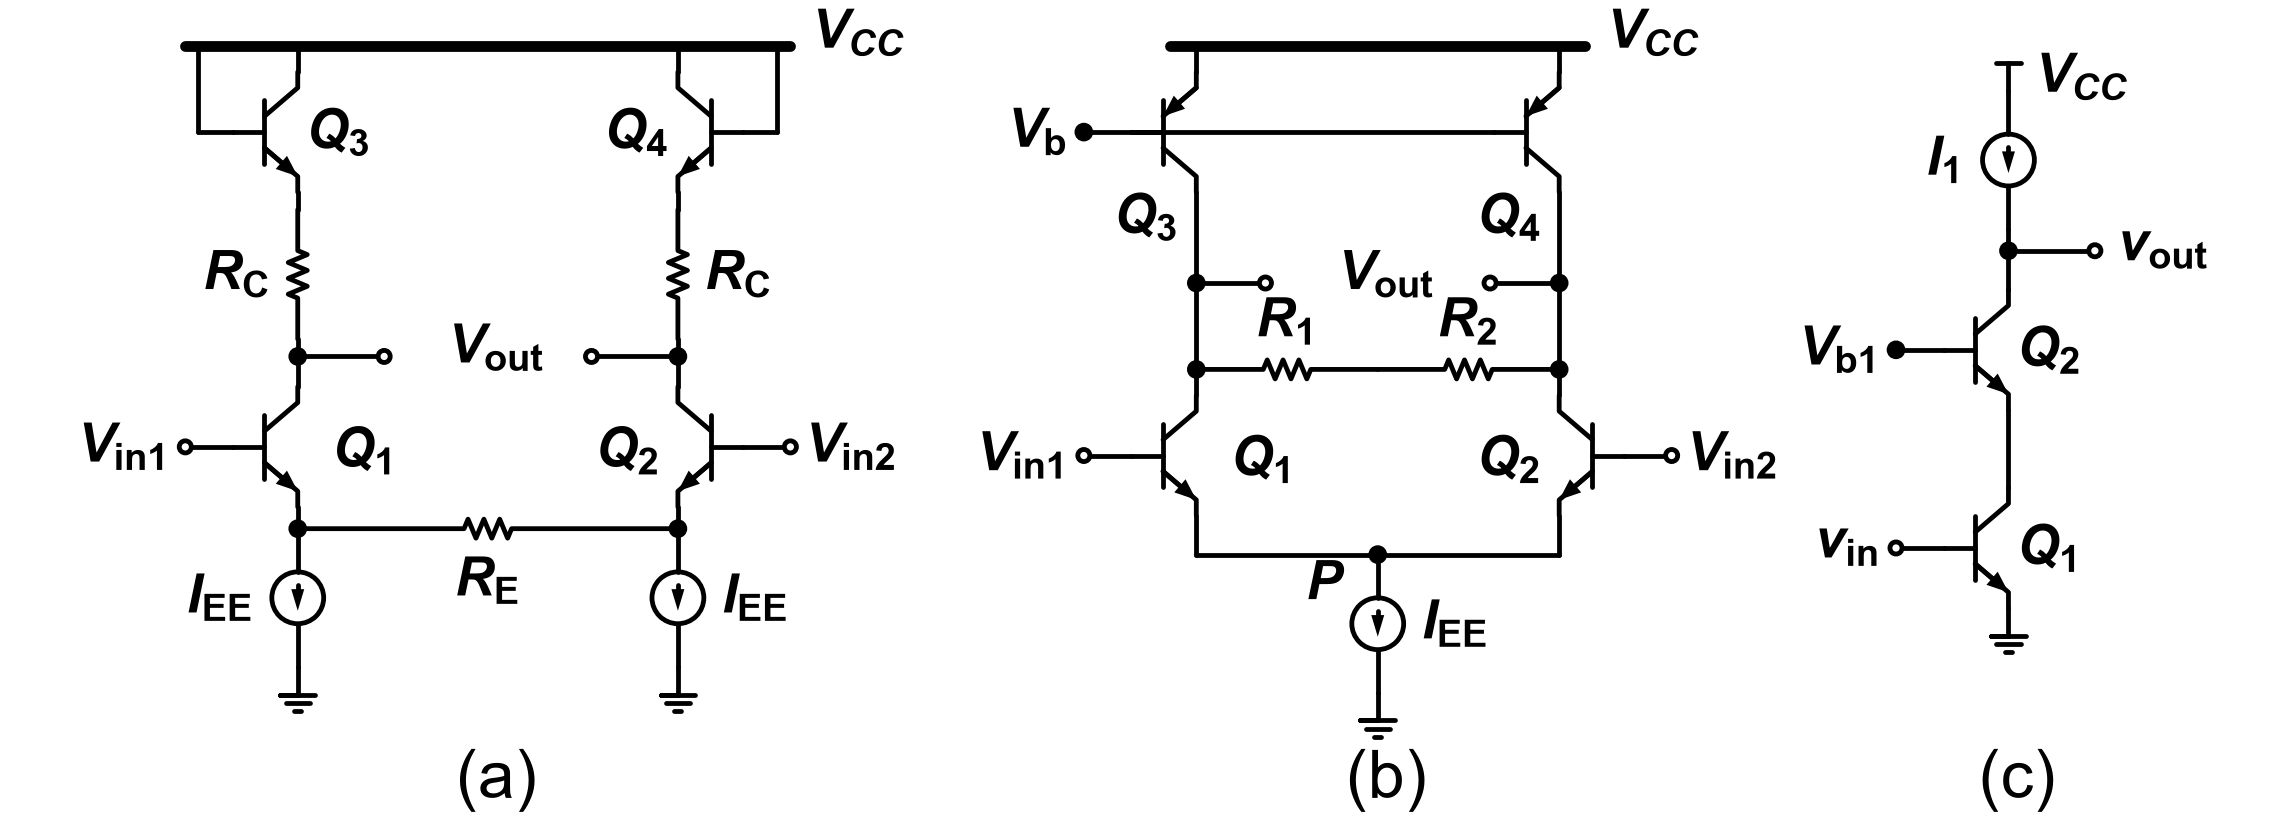

Generate this figure with Python:
"""2018-2 중간 Q1 — 기준: Q1.md '회로 — Fig Q1(a)', '회로 — Fig Q1(b)', '회로 — Fig Q1(c)'."""
import schemdraw.elements as elm
from schem_style import OPEN_R, Resistor, caption, dot, gate_terminal, new_drawing, rail

GAP = 0.2           # 소자 라벨과 기호 사이 간격
VCC = r"$V_{CC}$"   # 원본은 V_DD처럼 첨자까지 이탤릭
VDD_H = 0.32        # 0.8배 T 전원 기호 높이
RAIL_Y = 9.0        # (a)·(b) 레일 높이
CAP_Y = 0.4         # 캡션 높이


def bjt(d, cls, at, anchor, mirror=False, label=None, loc=None):
    """베이스 왼쪽(mirror면 오른쪽). npn은 컬렉터 위, pnp는 이미터 위."""
    e = cls().right()
    if mirror:
        e = e.reverse()
    e = e.anchor(anchor).at(at)
    if label:
        e = e.label(label, loc=loc or ("left" if mirror else "right"))
    return d.add(e)


def tag(d, xy, text, halign, valign="center"):
    d.add(elm.Label().right().at(xy).label(text, halign=halign, valign=valign))


def vcc_rail(d, x_left, x_right):
    rail(d, (x_left, RAIL_Y), (x_right, RAIL_Y))
    tag(d, (x_right + 0.15, RAIL_Y + 0.05), VCC, "left")


def facing_outputs(d, out1, out2, length):
    """두 출력 접속점에서 가로선이 안쪽 개방 원으로, 두 원 사이 가운데에 V_out."""
    d.add(elm.Line().right().at(out1.center).length(length)); dot(d, open_=True)
    d.add(elm.Line().left().at(out2.center).length(length)); dot(d, open_=True)
    tag(d, ((out1.center.x + out2.center.x) / 2, out1.center.y), r"$V_\mathrm{out}$", "center")


def half_a(d, x, left):
    """(a) 한쪽 세로줄 위→아래: 다이오드 연결 npn, R_C, 출력 접속점, 입력 npn, 이미터 접속점, I_EE, 접지."""
    s = 1 if left else -1
    q_top = bjt(d, elm.BjtNpn, (x, RAIL_Y - 0.3), "collector", mirror=not left,
                label=r"$Q_\mathrm{3}$" if left else r"$Q_\mathrm{4}$", loc="right" if left else "left")
    d.add(elm.Line().up().at(q_top.collector).toy(RAIL_Y))
    d.add(elm.Line().at(q_top.base).tox(q_top.base.x - s * 0.4))
    d.add(elm.Line().up().toy(RAIL_Y))
    d.add(elm.Line().down().at(q_top.emitter).length(0.2))
    d.add(Resistor().down().length(1.5)
          .label(r"$R_\mathrm{C}$", "top" if left else "bottom", ofst=GAP))
    d.add(elm.Line().down().length(0.2)); out = dot(d)
    d.add(elm.Line().down().at(out.center).length(0.35))
    q_in = bjt(d, elm.BjtNpn, d.here, "collector", mirror=not left)
    tag(d, (x + s * 0.3, q_in.center.y - 0.15), r"$Q_\mathrm{1}$" if left else r"$Q_\mathrm{2}$",
        "left" if left else "right")
    gate_terminal(d, q_in.base, r"$V_\mathrm{in1}$" if left else r"$V_\mathrm{in2}$", open_=True, right=not left)
    d.add(elm.Line().down().at(q_in.emitter).length(0.25)); ne = dot(d)
    iee = d.add(elm.SourceI().down().at(ne.center).length(1.6).scale(0.6)
                .label(r"$I_\mathrm{EE}$", "top" if left else "bottom", ofst=0.35))
    d.add(elm.Ground().at(iee.end).scale(0.8))
    return out, ne


def panel_a(d, x0):
    xl, xr = x0, x0 + 4.4
    vcc_rail(d, xl - 1.3, xr + 1.3)
    out1, n3 = half_a(d, xl, True)
    out2, n4 = half_a(d, xr, False)
    facing_outputs(d, out1, out2, 1.0)
    d.add(Resistor().right().at(n3.center).to(n4.center).label(r"$R_\mathrm{E}$", "bottom", ofst=GAP))
    caption(d, ((xl + xr) / 2, CAP_Y), "(a)")


def panel_b(d, x0):
    xl, xr = x0, x0 + 4.2
    xm = (xl + xr) / 2
    vcc_rail(d, xl - 0.3, xr + 0.3)
    # Q3, Q4: pnp 보통 방향, 이미터 → 레일. V_b → Q3 베이스 → Q3 막대를 지나 Q4 베이스 (공통선)
    q3 = bjt(d, elm.BjtPnp, (xl, RAIL_Y - 0.3), "emitter")
    q4 = bjt(d, elm.BjtPnp, (xr, RAIL_Y - 0.3), "emitter")
    for q in (q3, q4):
        d.add(elm.Line().up().at(q.emitter).toy(RAIL_Y))
    gate_terminal(d, q3.base, r"$V_\mathrm{b}$")
    d.add(elm.Line().at(q3.base).to(q4.base))
    tag(d, (xl - 0.3, q3.collector.y - 0.1), r"$Q_\mathrm{3}$", "right", "top")
    tag(d, (xr - 0.3, q4.collector.y - 0.1), r"$Q_\mathrm{4}$", "right", "top")
    # 첫 접속점(출력 원), 둘째 접속점(R_1–R_2)
    d.add(elm.Line().down().at(q3.collector).length(1.05)); out1 = dot(d)
    d.add(elm.Line().down().at(q4.collector).length(1.05)); out2 = dot(d)
    facing_outputs(d, out1, out2, 0.8)
    d.add(elm.Line().down().at(out1.center).length(1.0)); s1 = dot(d)
    d.add(elm.Line().down().at(out2.center).length(1.0)); s2 = dot(d)
    d.add(Resistor().right().at(s1.center).tox(xm).label(r"$R_\mathrm{1}$", "top", ofst=0.15))
    d.add(Resistor().right().tox(xr).label(r"$R_\mathrm{2}$", "top", ofst=0.15))
    # 입력 쌍: Q1 보통, Q2 좌우 반전
    d.add(elm.Line().down().at(s1.center).length(0.3))
    q1 = bjt(d, elm.BjtNpn, d.here, "collector")
    d.add(elm.Line().down().at(s2.center).length(0.3))
    q2 = bjt(d, elm.BjtNpn, d.here, "collector", mirror=True)
    tag(d, (xl + 0.3, q1.center.y - 0.15), r"$Q_\mathrm{1}$", "left")
    tag(d, (xr - 0.3, q2.center.y - 0.15), r"$Q_\mathrm{2}$", "right")
    gate_terminal(d, q1.base, r"$V_\mathrm{in1}$", open_=True)
    gate_terminal(d, q2.base, r"$V_\mathrm{in2}$", open_=True, right=True)
    # 두 이미터 → 아래 → 가운데 P → I_EE → 접지
    ybot = q1.emitter.y - 0.45
    d.add(elm.Line().down().at(q1.emitter).toy(ybot))
    d.add(elm.Line().right().tox(xm)); p = dot(d)
    d.add(elm.Line().right().tox(xr))
    d.add(elm.Line().up().toy(q2.emitter.y))
    tag(d, (xm - 0.5, ybot - 0.1), r"$P$", "right", "top")
    iee = d.add(elm.SourceI().down().at(p.center).length(1.6).scale(0.6)
                .label(r"$I_\mathrm{EE}$", "bottom", ofst=0.35))
    d.add(elm.Ground().at(iee.end).scale(0.8))
    caption(d, (xm, CAP_Y), "(b)")


def panel_c(d, x0):
    top = RAIL_Y - 0.2
    d.add(elm.Vdd().at((x0, top - VDD_H)).scale(0.8).label(VCC, "right", ofst=GAP))
    i1 = d.add(elm.SourceI().down().at((x0, top - VDD_H)).length(1.6).scale(0.6)
               .label(r"$I_\mathrm{1}$", "top", ofst=0.35))
    d.add(elm.Line().down().at(i1.end).length(0.25)); vout = dot(d)
    d.add(elm.Line().right().at(vout.center).length(1.0))
    d.add(elm.Dot(open=True, radius=OPEN_R).label(r"$v_\mathrm{out}$", "right", ofst=GAP))
    d.add(elm.Line().down().at(vout.center).length(0.45))
    q2 = bjt(d, elm.BjtNpn, d.here, "collector", label=r"$Q_\mathrm{2}$")
    gate_terminal(d, q2.base, r"$V_\mathrm{b1}$")
    d.add(elm.Line().down().at(q2.emitter).length(0.9))
    q1 = bjt(d, elm.BjtNpn, d.here, "collector", label=r"$Q_\mathrm{1}$")
    gate_terminal(d, q1.base, r"$v_\mathrm{in}$", open_=True)
    d.add(elm.Ground().at(q1.emitter).scale(0.8))
    caption(d, (x0, CAP_Y), "(c)")


def draw():
    d = new_drawing()
    panel_a(d, 2.2)
    panel_b(d, 12.6)
    panel_c(d, 22.0)
    return d
